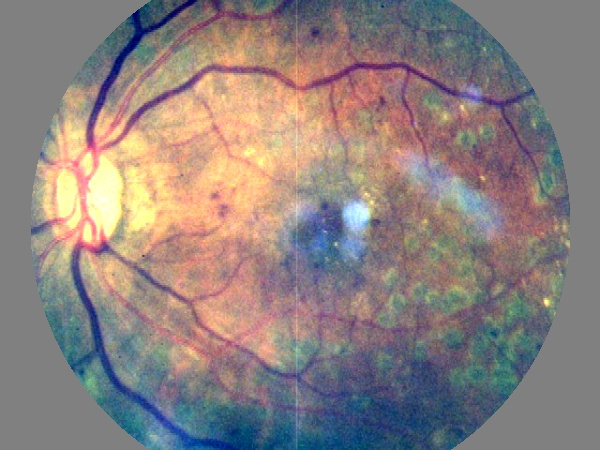
#> input picture test_images/graham.jpg, 600 x 450 px
$ python normalization.py
#> lines starting #> are read from the running program, lines starting #| are printed output that depends on the picture
import cv2 as cv
import numpy as np
img = cv.imread("test_images/graham.jpg")
#> img is the input picture: shape (450, 600, 3); mean B, G, R 127.2, 129.3, 141
gray_img = cv.cvtColor(img, cv.COLOR_RGB2GRAY)
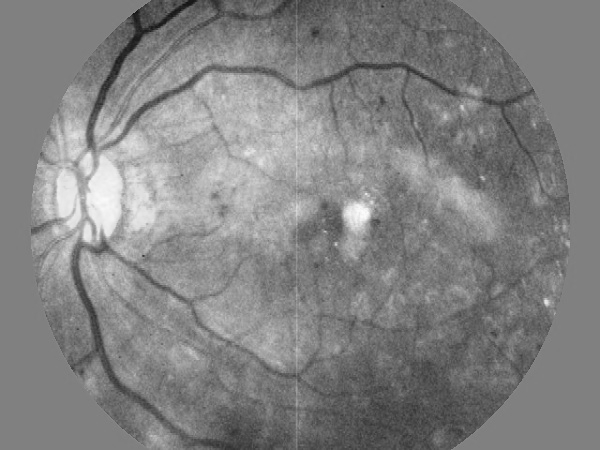
#> gray_img: shape (450, 600); min 19, max 251, mean 130
# img = cv.resize(img, (512,512))
mean, stddev = cv.meanStdDev(gray_img)
#> mean = [130]; stddev = [30.88]

norm_img = (img - mean)/stddev
